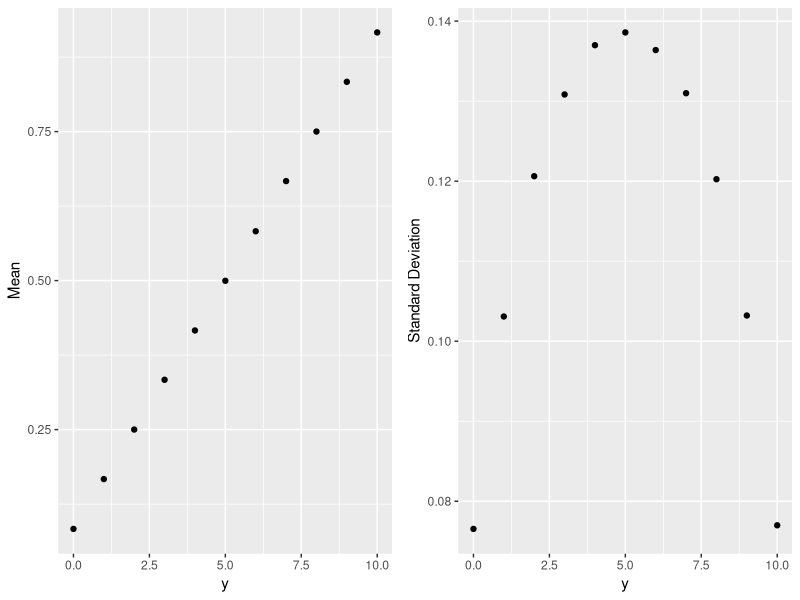
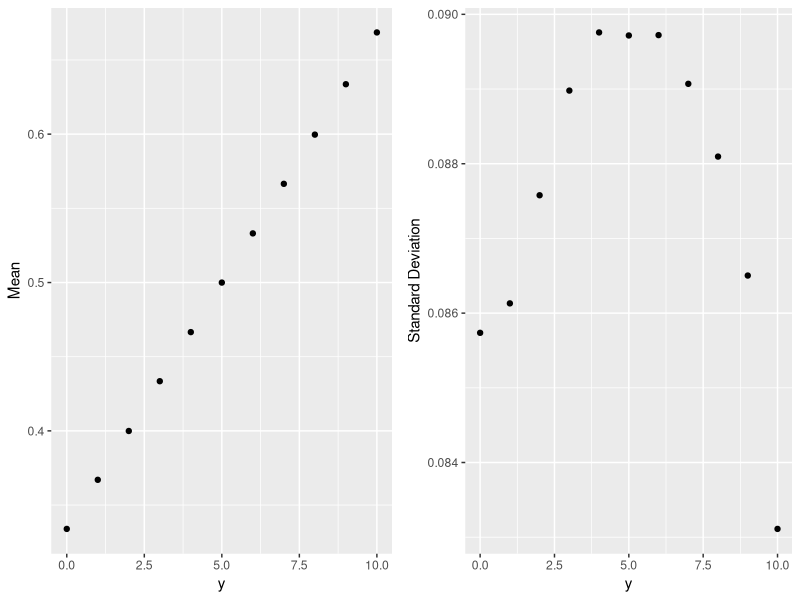

Generate these figures, in order, with R:
## ---- chunk 1
question <- function(y, n, a, b){
  theta<-rbeta(1e+06,a,b)
  like<-rbinom(1e+06,n,theta)
  post<-rbeta(1e+06, like+a, n-like+b) #posterior probability distribution
  post<-as.data.frame(cbind(post,like))
  avg<-as.data.frame(tapply(post$post,post$like,mean))
  sd<-as.data.frame(tapply(post$post,post$like,sd))
  values<-unique(post$like)
  values<-values[order(values)]
  dat<-cbind(values,avg,sd)
  colnames(dat)<-c("k","mean","sd")
  dat1<-dat[dat$k %in% y, ]
  colnames(dat1)<-c("y","Mean","Standard Deviation")
  return(dat1)
}

## ---- chunk 2

library(ggplot2)
library(gridExtra)
set.seed(1)
p2<-question(0:10, 10, 1, 1)
plot1<-ggplot(p2, aes(y, Mean))+geom_point()
plot2<-ggplot(p2, aes(y, `Standard Deviation`))+geom_point()
grid.arrange(plot1, plot2, ncol=2)
## ---- chunk 3
set.seed(1)
p3<-question(0:10, 10, 10, 10)
plot3<-ggplot(p3, aes(y, Mean))+geom_point()
plot4<-ggplot(p3, aes(y, `Standard Deviation`))+geom_point()
grid.arrange(plot3, plot4, ncol=2)
